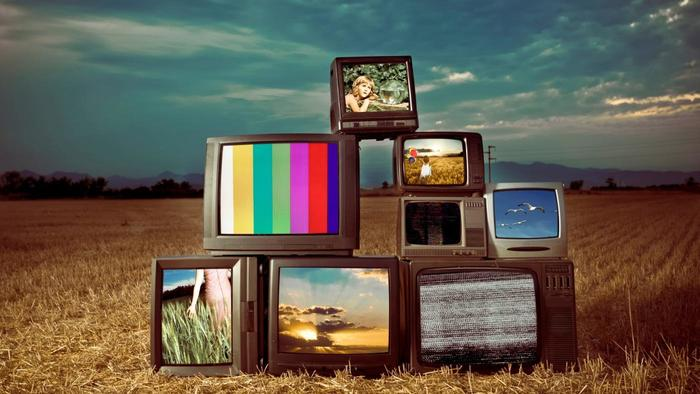
#> input picture televisi.jpg, 700 x 394 px
$ python gambarblur.py
#> lines starting #> are read from the running program, lines starting #| are printed output that depends on the picture
import cv2
import numpy as np
from matplotlib import pyplot as plt

img = cv2.imread('televisi.jpg')
#> img is the input picture: shape (394, 700, 3); mean B, G, R 77.3, 90.7, 99

blur = cv2.blur(img,(5,5))
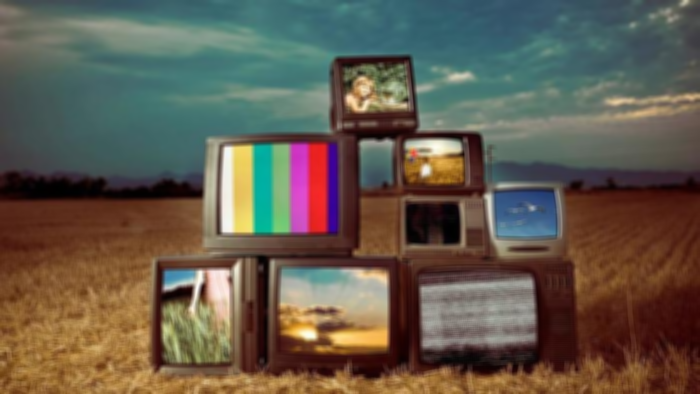
#> blur: shape (394, 700, 3); mean B, G, R 77.3, 90.7, 99
blur2 = cv2.GaussianBlur(img,(5,5),0)

plt.subplot(2,2,1),plt.imshow(img),plt.title('Gambar Asli')
plt.xticks([]), plt.yticks([])
plt.subplot(2,2,2),plt.imshow(blur),plt.title('Blured')
plt.xticks([]), plt.yticks([])
plt.subplot(2,2,3),plt.imshow(blur2),plt.title('Gaussian Blur')
plt.xticks([]), plt.yticks([])
plt.show()
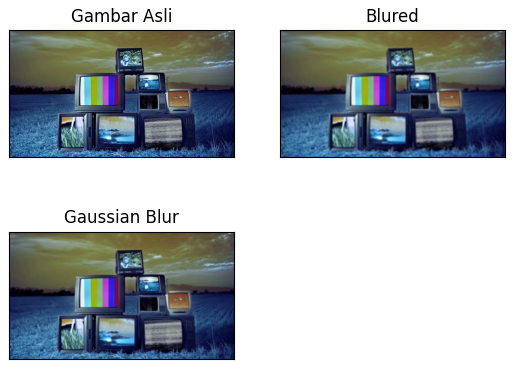
#> figure drawn by matplotlib, 3 panels; B, G, R data is drawn as R, G, B
